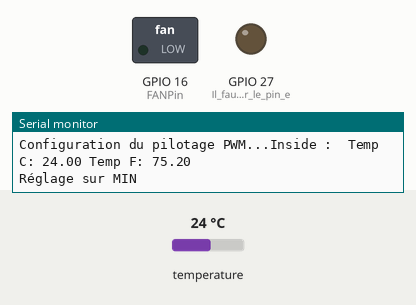
This sketch was run on a simulated ESP32. Parts: switched loads named in the sketch (green lamp = pin HIGH), output pins drawn as LEDs (lit = HIGH), the last lines printed to the serial monitor. The test bench sets the inputs (shaded band); at power-on: temperature 24 °C.

Above: at 1.2 s.
1.3 s: temperature set to 25.8 °C
At 6.4 s:
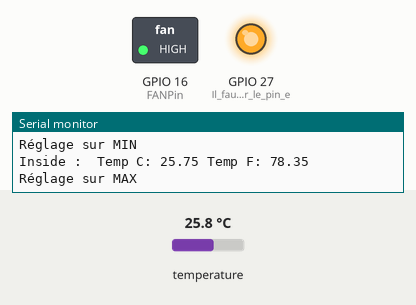
6.9 s: temperature set to 12 °C
At 11.8 s:
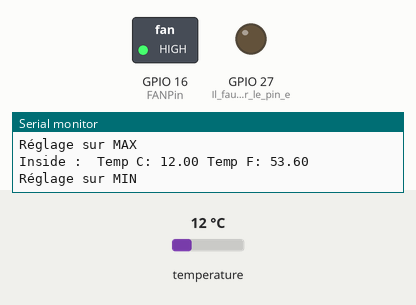
12.1 s: temperature set to 28 °C
At 16.6 s:
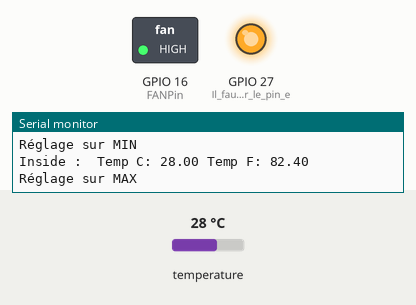
17.3 s: temperature set to 19 °C
At 22.2 s:
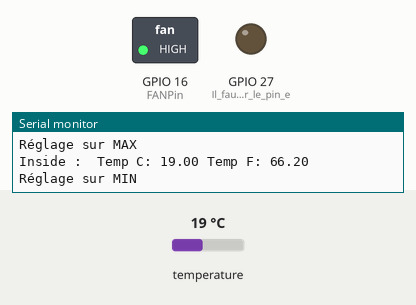
Timing chart, 0 to 23.5 s (numbered marks = the images above; inputs shaded):
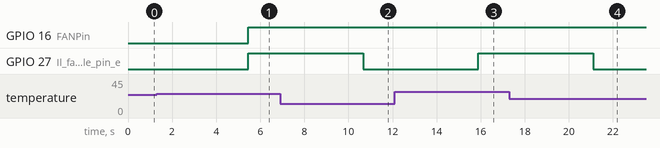

The sketch:

fan_control.ino
```cpp
#include <OneWire.h>
#include <DallasTemperature.h> //remplacer les () par <>

// Data wire is plugged into port 14 on the Arduino or ESP32
#define ONE_WIRE_BUS 14
#define TEMPERATURE_PRECISION 10

// Setup a oneWire instance to communicate with any OneWire devices (not just Maxim/Dallas temperature ICs)
OneWire oneWire(ONE_WIRE_BUS);

// Pass our oneWire reference to Dallas Temperature.
DallasTemperature sensors(&oneWire);

// Tableaux contenant l'adresse de chaque sonde OneWire | arrays to hold device addresses
DeviceAddress insideThermometer = { 0x28,  0xFF,  0x9B,  0xB5,  0xA0,  0x16,  0x3,  0xCD };

const int FANPin = 16;  /* GPIO16 */

int dutyCycle;
/* Setting PWM Properties */
const int PWMFreq = 25000; /* 25 KHz */
const int PWMChannel = 0;
const int PWMResolution = 10;
const int MAX_DUTY_CYCLE = (int)(pow(2, PWMResolution) - 1);


void setup() {
  Serial.begin(115200);

  // Start up the library
  sensors.begin();

  // locate devices on the bus
  Serial.print("Locating devices...");
  Serial.print("Found ");
  Serial.print(sensors.getDeviceCount(), DEC);
  Serial.println(" devices.");

  // report parasite power requirements
  Serial.print("Parasite power is: ");
  if (sensors.isParasitePowerMode()) Serial.println("ON");
  else Serial.println("OFF");

  // Vérifie si les capteurs sont connectés | check and report if sensors are conneted
  if (!sensors.getAddress(insideThermometer, 0)) Serial.println("Unable to find address for Device 0");

  // set the resolution to 9 bit per device
  sensors.setResolution(insideThermometer, TEMPERATURE_PRECISION);

  // On vérifie que le capteur st correctement configuré | Check that ensor is correctly configured
  Serial.print("Device 0 Resolution: ");
  Serial.print(sensors.getResolution(insideThermometer), DEC);
  Serial.println();

  Serial.print("Configuration du pilotage PWM...");
  ledcSetup(PWMChannel, PWMFreq, PWMResolution);
  /* Attach the FAN PWM Channel to the GPIO Pin */
  ledcAttachPin(FANPin, PWMChannel);

}

void printTemperature(String label, DeviceAddress deviceAddress){
  float tempC = sensors.getTempC(deviceAddress);
  Serial.print(label);
  if (tempC == -127.00) {
    Serial.print("Error getting temperature");
  } else {
    Serial.print(" Temp C: ");
    Serial.print(tempC);
    Serial.print(" Temp F: ");
    Serial.println(DallasTemperature::toFahrenheit(tempC));
  }
}

void loop() {

  sensors.requestTemperatures();

  // print the device information
  printTemperature("Inside : ", insideThermometer);

  if (sensors.getTempC(insideThermometer)>25){

    pinMode(27, OUTPUT); //Il faut déclarer le pin en sortie
    digitalWrite(27, HIGH);
    ledcWrite(PWMChannel, MAX_DUTY_CYCLE);
    Serial.println("Réglage sur MAX");

  }else{
    //ledcWrite(PWMChannel, 200);

    pinMode(27, OUTPUT); //Il faut déclarer le pin en sortie
    digitalWrite(27, LOW);

    Serial.println("Réglage sur MIN");
  }

  delay(5000);
}
```

Measured:
- the behaviour switches between 25.2 and 25.3 °C on temperature (found by bisection; images 0 and 1)
- after the input at 1.3 s, GPIO 16 (FANPin), GPIO 27 (Il_faut_déclarer_le_pin_e): LOW → HIGH after 4.2 s
- after the input at 6.9 s, GPIO 27 (Il_faut_déclarer_le_pin_e): HIGH → LOW after 3.8 s
- after the input at 12.1 s, GPIO 27 (Il_faut_déclarer_le_pin_e): LOW → HIGH after 3.8 s
- after the input at 17.3 s, GPIO 27 (Il_faut_déclarer_le_pin_e): HIGH → LOW after 3.8 s
